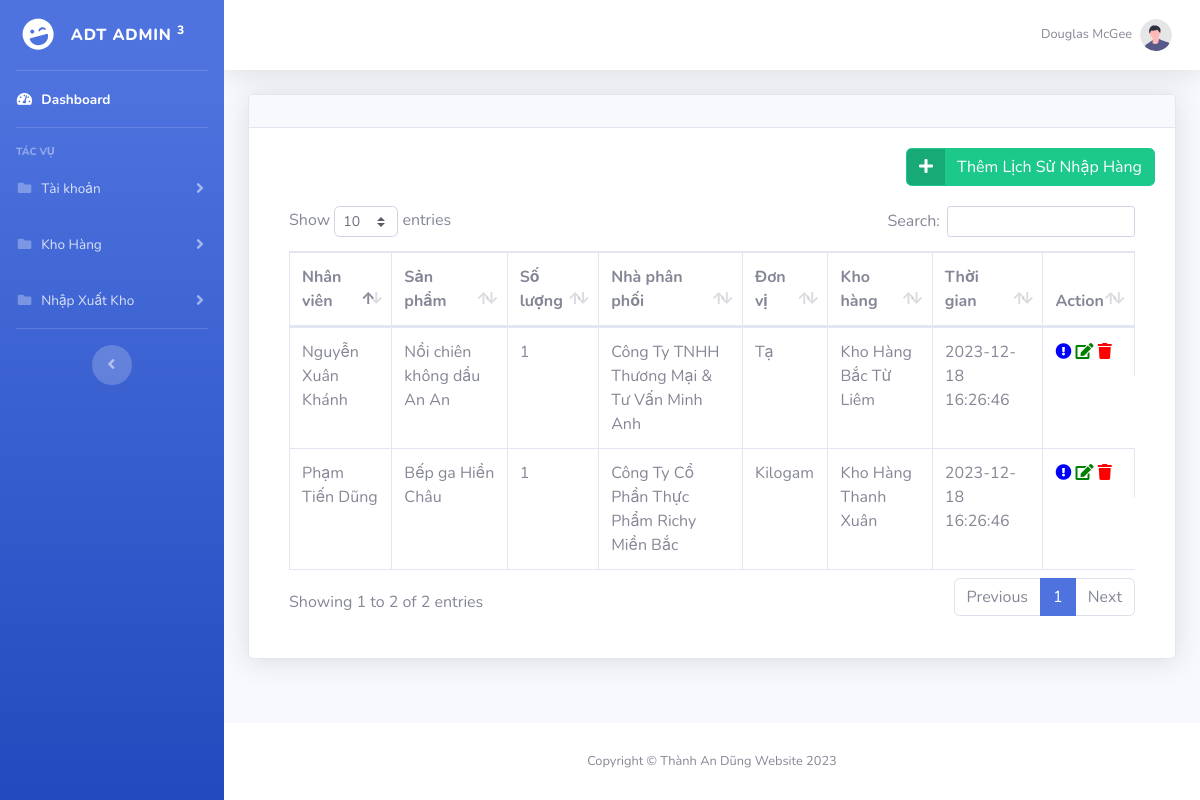
The page /lichsunhaphang/lichsunhaphang.php (signed in) on the database as committed earlier.
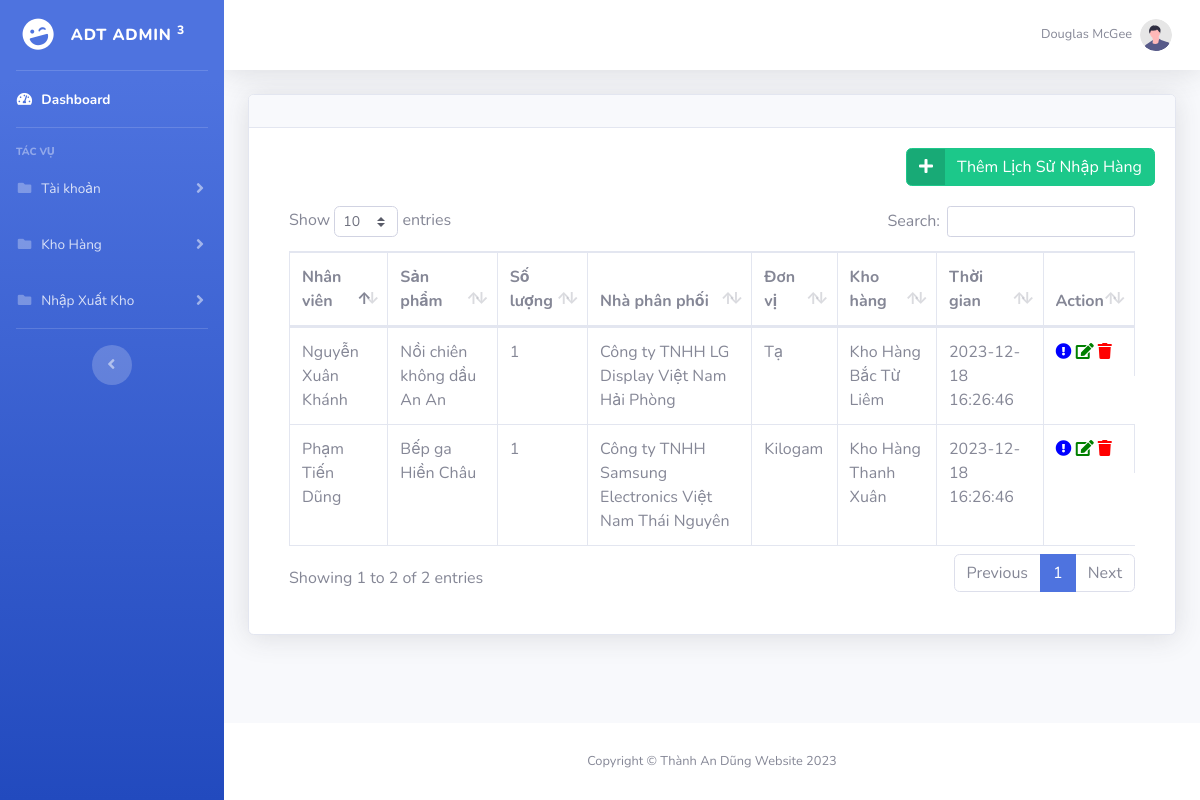
The same page on the database as committed later.
### tables this page shows
CREATE TABLE `lichsunhaphang` (
  `id` int(11) NOT NULL,
  `thoiGian` timestamp NOT NULL DEFAULT CURRENT_TIMESTAMP,
  `nhanVienId` int(11) NOT NULL,
  `sanPhamId` int(11) NOT NULL,
  `soLuong` int(11) NOT NULL,
  `nhaPhanPhoiId` int(11) NOT NULL,
  `donViId` int(11) NOT NULL,
  `khoHangId` int(11) NOT NULL
);

CREATE TABLE `nhaphanphoi` (
  `id` int(11) NOT NULL,
  `tenNhaPhanPhoi` varchar(255) NOT NULL,
  `dienThoai` varchar(20) NOT NULL,
  `diaChi` varchar(255) NOT NULL
);

CREATE TABLE `nhanvien` (
  `id` int(11) NOT NULL,
  `tenNhanVien` varchar(100) NOT NULL,
  `soDienThoai` varchar(255) NOT NULL,
  `email` varchar(255) NOT NULL,
  `diaChi` varchar(255) NOT NULL,
  `chucVu` varchar(255) NOT NULL
);

CREATE TABLE `sanpham` (
  `id` int(11) NOT NULL,
  `tenSanPham` varchar(255) NOT NULL,
  `soLuong` int(11) NOT NULL,
  `donViId` int(11) NOT NULL,
  `nhaPhanPhoiId` int(11) NOT NULL,
  `danhMucId` int(11) NOT NULL
);

CREATE TABLE `donvi` (
  `id` int(11) NOT NULL,
  `tenDonVi` varchar(255) NOT NULL
);

CREATE TABLE `khohang` (
  `id` int(11) NOT NULL,
  `tenKhoHang` varchar(100) NOT NULL,
  `diaChi` varchar(255) NOT NULL,
  `taiKhoanId` int(11) NOT NULL,
  `nhanVienId` int(11) NOT NULL
);

### lichsunhaphang/lichsunhaphang.php (the view, shortened to what the changed rows need)
<!DOCTYPE html>
<html lang="en">
<head>
    <link href="../vendor/fontawesome-free/css/all.min.css" rel="stylesheet" type="text/css">
    <link href="../css/sb-admin-2.min.css" rel="stylesheet">
    <link href="../vendor/datatables/dataTables.bootstrap4.min.css" rel="stylesheet">
</head>
<body id="page-top">
    <div id="wrapper">
        <div id="content-wrapper" class="d-flex flex-column">
            <div id="content">
                <div class="container-fluid">
                    <div class="card shadow mb-4">
                        <div class="card-body">
                            <div class="table-responsive">
                                <div class="card-body">
                                    <div class="table-responsive">
                                        <table class="table table-bordered" id="dataTable" width="100%" cellspacing="0">
                                            <thead>
                                                <tr>
                                                    <th>Nhân viên</th>
                                                    <th>Sản phẩm</th>
                                                    <th>Số lượng</th>
                                                    <th>Nhà phân phối</th>
                                                    <th>Đơn vị</th>
                                                    <th>Kho hàng</th>
                                                    <th>Thời gian</th>
                                                    <th>Action</th>
                                                </tr>
                                            </thead>
                                            <tbody>
                                                <?php
                                                require('connection.php');
                                                $sql = "SELECT l.*, nv.tenNhanVien, sp.tenSanPham, np.tenNhaPhanPhoi, dv.tenDonVi, kh.tenKhoHang
                                                FROM lichsunhaphang l
                                                INNER JOIN nhanvien nv ON l.nhanVienId = nv.id
                                                INNER JOIN sanpham sp ON l.sanPhamId = sp.id
                                                INNER JOIN nhaphanphoi np ON l.nhaPhanPhoiId = np.id
                                                INNER JOIN donvi dv ON l.donViId = dv.id
                                                INNER JOIN khohang kh ON l.khoHangId = kh.id";
                                                $lichsunhaphang = mysqli_query($conn, $sql);
                                                if (mysqli_num_rows($lichsunhaphang) > 0) {
                                                    foreach ($lichsunhaphang as $item) {
                                                        echo "<tr>
                                                    <td>{$item['tenNhanVien']}</td>
                                                    <td>{$item['tenSanPham']}</td>
                                                    <td>{$item['soLuong']}</td>
                                                    <td>{$item['tenNhaPhanPhoi']}</td>
                                                    <td>{$item['tenDonVi']}</td>
                                                    <td>{$item['tenKhoHang']}</td>
                                                    <td>{$item['thoiGian']}</td>
                                                    <td style='text-align: center; display: flex'>
                                                        <a href='chitietlichsunhaphang.php?id={$item['id']}' style='color: blue;'><i class='fas fa-exclamation-circle'></i></a>
                                                        &nbsp;
                                                        <a href='sualichsunhaphang.php?id={$item['id']}' style='color: green;'><i class='fas fa-edit'></i></a>
                                                        &nbsp;
                                                        <a onclick=\"return checkDelete('{$item['id']}');\" href='xoalichsunhaphang.php?id={$item['id']}' style='color: red;'><i class='fas fa-trash'></i></a>
                                                    </td>
                                                </tr>";
                                                    }
                                                }
                                                ?>
                                            </tbody>
                                        </table>
                                    </div>
                                </div>
                            </div>
                        </div>
                    </div>
                </div>
            </div>
        </div>
    </div>
</body>
</html>

Rows that differ between the two databases and show on the page:
changed through a linked row, lichsunhaphang "Phạm Tiến Dũng": nhaPhanPhoiId.tenNhaPhanPhoi "Công Ty Cổ Phần Thực Phẩm Richy Miền Bắc" → "Công ty TNHH Samsung Electronics Việt Nam Thái Nguyên"
changed through a linked row, lichsunhaphang "Nguyễn Xuân Khánh": nhaPhanPhoiId.tenNhaPhanPhoi "Công Ty TNHH Thương Mại & Tư Vấn Minh Anh" → "Công ty TNHH LG Display Việt Nam Hải Phòng"
